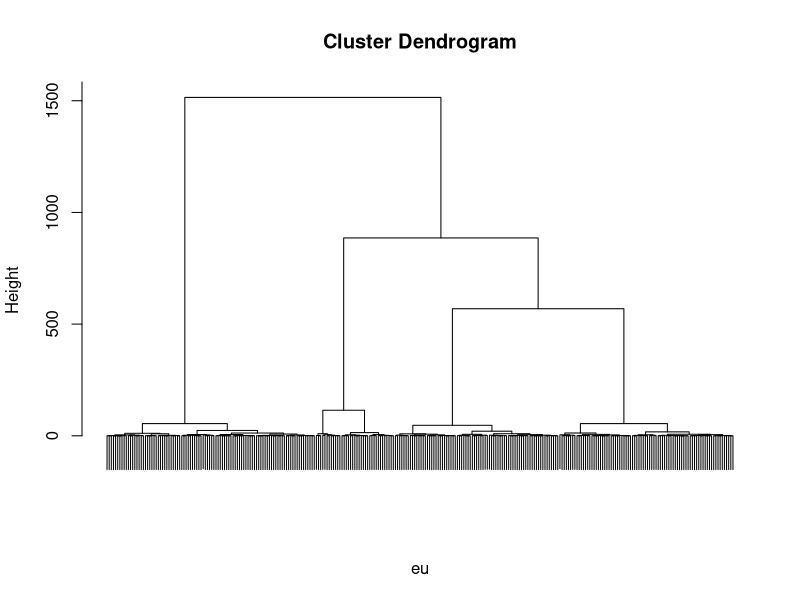
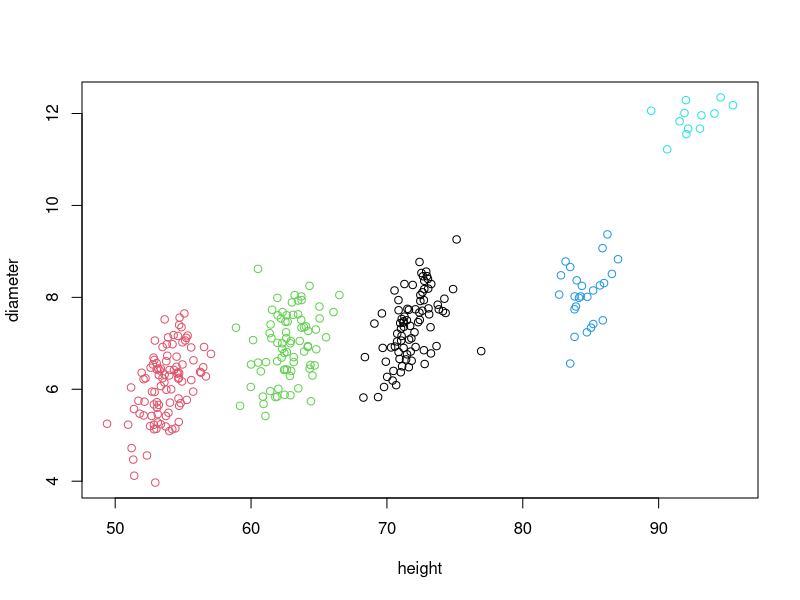

Generate these figures, in order, with R:
df <- read.table("sequoia.txt")

eu <- dist(df, method='euclidian')
ward <- hclust(eu, method='ward.D')

plot(ward, labels = F, sub = "")
tree <- cutree(ward, k = 5)

plot(df, col = tree)

groups <- lapply (1 : 5, function (x) which(tree==x))
num <- lapply(groups,length)
means <- lapply(groups,mean)

# sempre meno alberi raggiungono altezza e diametro consistenti,
# che sono sinonimo dell'età, per via dei forti incendi che
# periodicamente accadono. Questi incendi sono così forti da 
# far cadere gli alberi troppo piccoli in quei momenti,
# lasciando dunque dei clusters ben separati?

pvalues <- rep(NA,length(groups))

for (i in 1:length(groups)){
  pvalues[i] <- shapiro.test(df[unlist(groups[i]),2])$p
}
# ok gaussian

k <- 10
alpha <- .1

IC.mean <- matrix (rep (0,k), nrow = k/2)
IC.var <- matrix (rep (0,k), nrow = k/2)

for (i in 1:k/2){
  x <- df[unlist(groups[i]),2]
  n <- length(x)
  m <- mean(x)
  s <- var(x)
  
  IC.mean[i,1] <- m - qt(1-alpha/(2*k), n-1)* sqrt(s/n)
  IC.mean[i,2] <-  m + qt(1-alpha/(2*k), n-1)* sqrt(s/n)
  
  IC.var[i,1] <- s * (n-1) / qchisq(1-alpha/(2*k), n-1)
  IC.var[i,2] <- s * (n-1) / qchisq(alpha/(2*k), n-1)
}

IC.mean
IC.var


